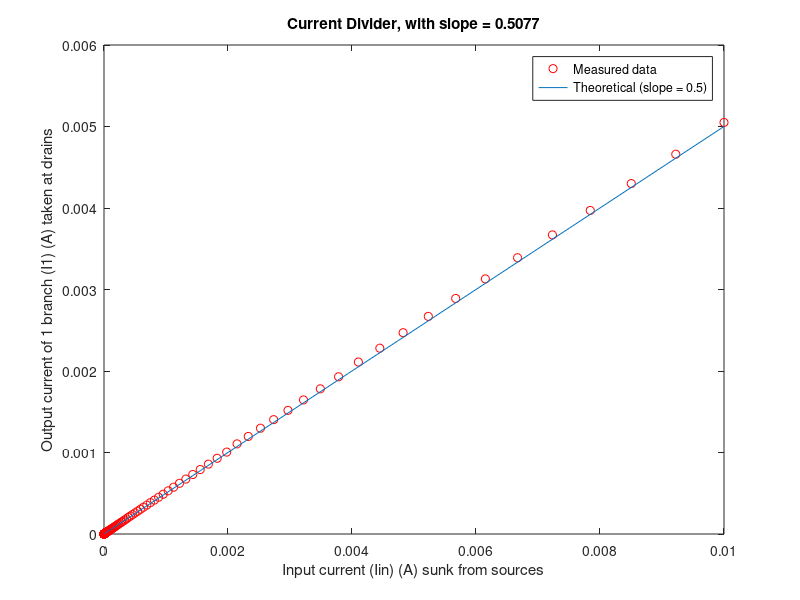
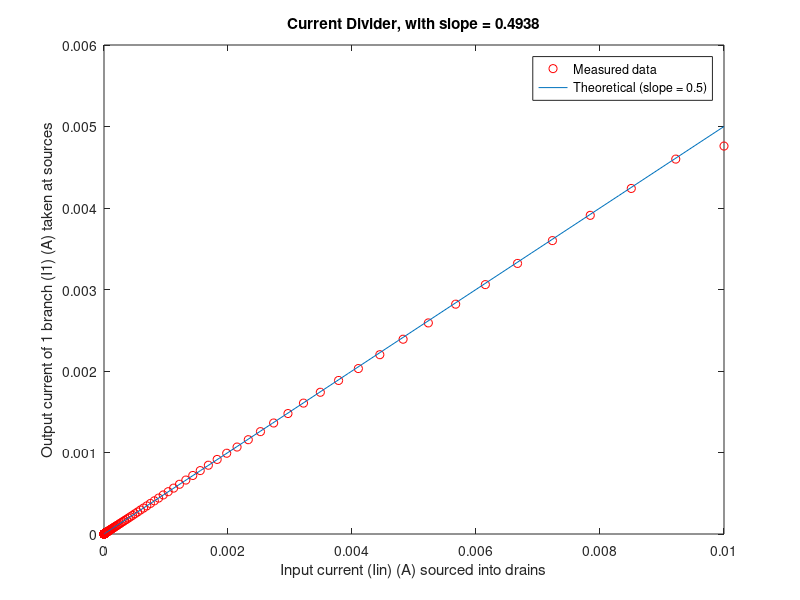

Here is the MATLAB script that generated these plots, in order:
%% Experiment 3

load exp3Iina.csv
load exp3Iinb.csv
load exp3Ioutb.csv
load exp3Iouta.csv

%Circuit a
figure
plot(abs(exp3Iina), abs(exp3Iouta), 'ro')
P2 = polyfit(abs(exp3Iina(110:200)),abs(exp3Iouta(110:200)),1);
y2fit = 0.5077*abs(exp3Iina) + 10e-10 ;
hold on;
x = logspace(-10, -2, 100);
y = 0.5.*x + 3.59e-07;
plot(x, y)
%loglog(abs(exp3Iina),y2fit,'k', 'LineWidth', 2);
xlabel('Input current (Iin) (A) sunk from sources')
ylabel('Output current of 1 branch (I1) (A) taken at drains')
title('Current Divider, with slope = 0.5077')
legend('Measured data','Theoretical (slope = 0.5)')

%Circuit b
figure
plot(abs(exp3Iinb), abs(exp3Ioutb), 'ro')
P = polyfit(abs((exp3Iinb(110:200))),abs((exp3Ioutb(110:200))),1);
yfit = P(1)*abs(exp3Iinb(110:200))+P(2);
hold on;
x = logspace(-10, -2, 100);
y = .5.*x + 3.59e-07;
plot(x, y)
xlabel('Input current (Iin) (A) sourced into drains')
ylabel('Output current of 1 branch (I1) (A) taken at sources')
title('Current Divider, with slope = 0.4938')
legend('Measured data','Theoretical (slope = 0.5)')
